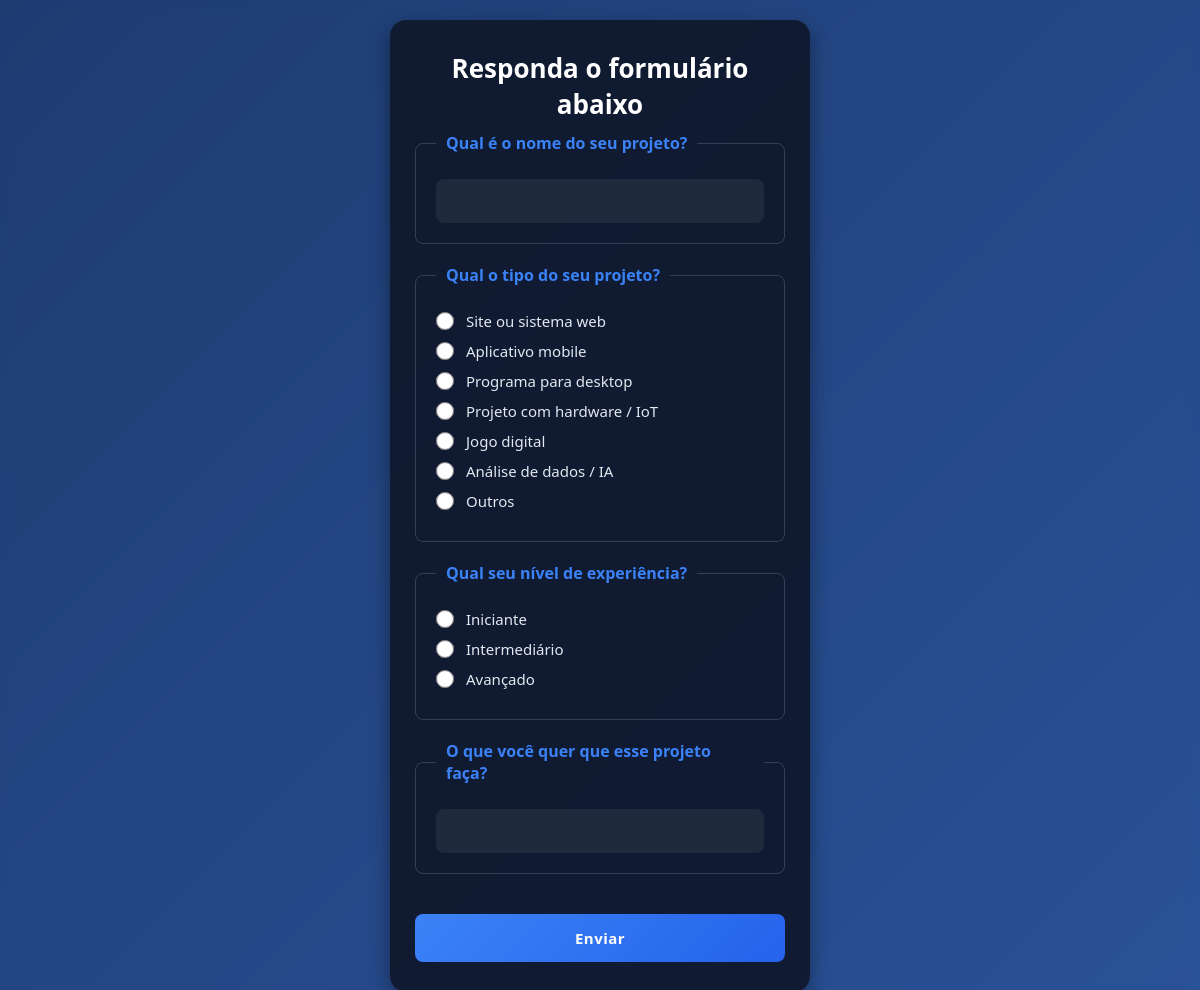
Screenshot of /Projeto/formulario.php with the database file from the repository.
### tables this page shows
CREATE TABLE `perguntas` (
  `id` int(11) NOT NULL,
  `texto` varchar(255) NOT NULL,
  `tipo` enum('texto','multipla_escolha','unica_escolha') NOT NULL
);

### Projeto/formulario.php (the view, shortened to what this page needs)
<?php
require_once 'conexao.php';
$perguntas = [];
$sql = "SELECT p.id, p.texto AS pergunta_texto, p.tipo, o.id AS opcao_id, o.texto AS opcao_texto
        FROM perguntas p
        LEFT JOIN opcoes o ON p.id = o.pergunta_id
        ORDER BY p.id, o.id";
$result = $conn->query($sql);
if ($result) {
    while ($row = $result->fetch_assoc()) {
        $pid = $row['id'];
        if (!isset($perguntas[$pid])) {
            $perguntas[$pid] = [
                'texto' => $row['pergunta_texto'],
                'tipo' => $row['tipo'],
                'opcoes' => []
            ];
        }
        if ($row['opcao_id']) {
            $perguntas[$pid]['opcoes'][$row['opcao_id']] = $row['opcao_texto'];
        }
    }
}
?>
<!DOCTYPE html>
<html lang="pt-BR">
<head>
  <link rel="stylesheet" href="formulario1.css" />
</head>
<body>
  <div class="form-container">
    <h2>Responda o formulário abaixo</h2>
    <form id="devForm">
      <?php foreach ($perguntas as $pid => $pergunta): ?>
        <fieldset>
          <legend><?= htmlspecialchars($pergunta['texto']) ?></legend>
          <?php if ($pergunta['tipo'] === 'texto'): ?>
            <input type="text" name="resposta[<?= $pid ?>]" required>
          <?php elseif ($pergunta['tipo'] === 'unica_escolha'): ?>
            <div class="options-container">
              <?php foreach ($pergunta['opcoes'] as $oid => $opcao): ?>
                <label class="option-label">
                  <input type="radio" name="resposta[<?= $pid ?>]" value="<?= htmlspecialchars($opcao) ?>" required>
                  <?= htmlspecialchars($opcao) ?>
                </label>
              <?php endforeach; ?>
            </div>
          <?php else: ?>
            <p>Tipo de pergunta não suportado.</p>
          <?php endif; ?>
        </fieldset>
      <?php endforeach; ?>
      <button type="submit">Enviar</button>
    </form>
  </div>
</body>
</html>

### Projeto/formulario1.css (style rules this page uses)
* { margin: 0; padding: 0; box-sizing: border-box; font-family: 'Segoe UI', Tahoma, Geneva, Verdana, sans-serif; }
body { display: flex; align-items: center; justify-content: center; min-height: 100vh; background: linear-gradient(135deg, #1e3c72, #2a5298); backdrop-filter: blur(4px); padding: 20px; }
.form-container { background: rgba(15, 23, 42, 0.9); padding: 30px 25px; border-radius: 16px; color: #fff; width: 90%; max-width: 420px; text-align: center; animation: fadeIn 0.8s ease-in-out; box-shadow: 0 8px 20px rgba(0, 0, 0, 0.4); }
h2 { font-size: 26px; margin-bottom: 10px; }
select, input[type="text"], button { width: 100%; padding: 14px; margin-top: 12px; border: none; border-radius: 8px; font-size: 15px; transition: 0.3s ease; }
select, input[type="text"] { background: #1e293b; color: #e2e8f0; }
button { background: linear-gradient(135deg, #3b82f6, #2563eb); color: white; cursor: pointer; font-weight: 600; letter-spacing: 0.5px; margin-top: 20px; }
fieldset { border: 1px solid #334155; border-radius: 8px; margin-bottom: 20px; padding: 15px 20px 20px 20px; color: #cbd5e1; text-align: left; }
legend { font-weight: 600; padding: 0 10px; color: #3b82f6; font-size: 16px; }
.options-container { margin-top: 10px; }
.option-label { display: flex; align-items: center; margin-bottom: 10px; cursor: pointer; font-size: 15px; color: #e2e8f0; user-select: none; }
.option-label input[type="radio"], .option-label input[type="checkbox"] { margin-right: 12px; accent-color: #3b82f6; width: 18px; height: 18px; cursor: pointer; }
fieldset input[type="text"] { width: 100%; padding: 12px 14px; margin-top: 10px; border-radius: 8px; border: none; background: #1e293b; color: #e2e8f0; font-size: 15px; transition: 0.3s ease; }

### rows the page displays
perguntas: texto "Qual é o nome do seu projeto?"
perguntas: texto "O que você quer que esse projeto faça?"

### other values shown
$pergunta['texto'] "Qual o tipo do seu projeto?"
$opcao "Site ou sistema web"
$opcao "Aplicativo mobile"
$opcao "Programa para desktop"
$opcao "Projeto com hardware / IoT"
$opcao "Jogo digital"
$opcao "Análise de dados / IA"
$opcao "Outros"
$pergunta['texto'] "Qual seu nível de experiência?"
$opcao "Iniciante"
$opcao "Intermediário"
$opcao "Avançado"
